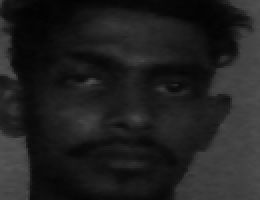
#> input picture datasets/Hanis/1.png, 130 x 100 px, given in place of the camera (shown 2 times larger)
$ python create_data.py
#> lines starting #> are read from the running program, lines starting #| are printed output that depends on the picture
from itertools import count

import cv2, os
haar_file = 'haarcascade_frontalface_default.xml'
datasets = 'datasets'
sub_data = 'Ronaldo'

path = os.path.join(datasets, sub_data) #inside the dataset folder
if not os.path.isdir(path):
    os.mkdir(path)
    (width, height) = (130, 100)


    face_cascade = cv2.CascadeClassifier(haar_file)

    webcam = cv2.VideoCapture(0)

    count = 1
    while count < 51:
        print(count)
        (_, im) = webcam.read()
#> im is the input picture: shape (100, 130, 3); min 2, max 84, mean 32
        gray = cv2.cvtColor(im, cv2.COLOR_BGR2GRAY)

        faces = face_cascade.detectMultiScale(gray, 1.3, 4)
#> faces = [[22, 7, 89, 89]]

        for (x,y,w,h) in faces:
            cv2.rectangle(im,(x,y),(x+w,y+h),(255,0,0),2)
            face = gray[y:y+h, x:x+w]
            face_resize = cv2.resize(face, (width,height))# to resize the images with same height and width
            cv2.imwrite('%s/%s.png' % (path,count), face_resize)#to take images upto 50 and store as png files
            count += 1

            cv2.imshow('OpenCV', im)
            key = cv2.waitKey(10)
            if key == 27:
                break
#> this loop made 1 pass; (key Esc is pressed on pass 1)
#> (x, y, w, h, count) on pass 1: (22, 7, 89, 89, 2)
#> pass 1, `face = gray[y:y+h, x:x+w]`:
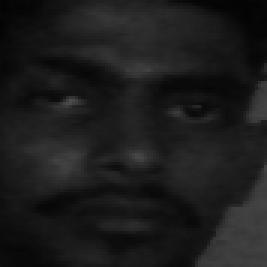
#> face: shape (89, 89) (shown 3 times larger); min 3, max 76, mean 27.9
#> pass 1, `face_resize = cv2.resize(face, (width,height))# to resize the images w..`:
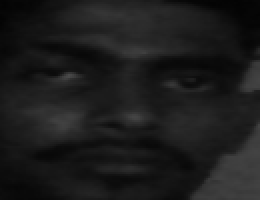
#> face_resize: shape (100, 130) (shown 2 times larger); min 3, max 73, mean 27.8
#> pass 1, `cv2.imshow('OpenCV', im)`:
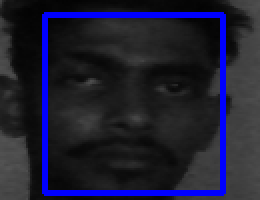
#> window 'OpenCV': shape (100, 130, 3) (shown 2 times larger); mean B, G, R 50.7, 29.9, 29.9
#> after the loop, count = 2


    webcam.release()
    cv2.destroyAllWindows()
